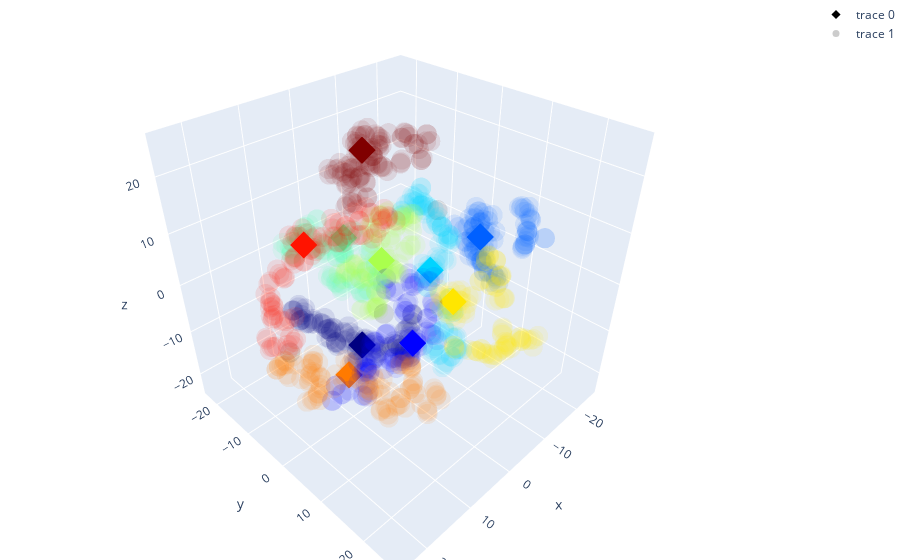

Notebook code cell kept with this figure:
### Code cell
# HDBSCAN clustering
# Compute HDBSCAN
hdb = HDBSCAN(min_samples=1, min_cluster_size=forward_expansion//2, max_cluster_size=forward_expansion, metric=cosine, store_centers="both").fit(actualVectors)

labels_HDBSCAN = hdb.labels_
print("num clusters found: ", len(set(labels_HDBSCAN)))
print("biggest cluster: ", max(labels_HDBSCAN, key=list(labels_HDBSCAN).count), " num elements: ", list(labels_HDBSCAN).count(max(labels_HDBSCAN, key=list(labels_HDBSCAN).count)))

# Create a color map that maps each unique label to a color
unique_labels = np.unique(labels_HDBSCAN)
unique_labels = unique_labels[unique_labels != -1]
print("unique_labels: ", len(unique_labels), unique_labels, "standard vectors len", len(standardVectors))

centroids = hdb.centroids_
medoids = hdb.medoids_

print("centroids: ", centroids.shape)
print("medoids: ", medoids.shape)

# reorder the labels to have colors matching the cluster results, using medoids which are closer to the standard vectors
unique_labels_reordered = []
can_be_reordered = True
for i in range(len(standardVectors)):
    #distances = np.linalg.norm(medoids - standardVectors[i], axis=1)
    distancesCosine = []
    for j in range(len(medoids)):
        distancesCosine.append(cosine(medoids[j], standardVectors[i]))
    closest_medoid = np.argmin(distancesCosine)
    
    if closest_medoid not in unique_labels_reordered:
        unique_labels_reordered.append(closest_medoid)
    else:
        print("closest_medoid already in unique_labels_reordered")
        can_be_reordered = False
        break

if not can_be_reordered:
    unique_labels_reordered = unique_labels

print("unique_labels_reordered: ", len(unique_labels_reordered), unique_labels_reordered)
#unique_labels = unique_labels_reordered


colors = plt.cm.jet(np.linspace(0, 1, len(unique_labels_reordered)))
color_map = dict(zip(unique_labels_reordered, colors))
marker_colors = [color_map[label] if label != -1 else np.array([0,0,0,1]) for label in labels_HDBSCAN]


# Create a trace for each type (centroids data)
traceStandard = go.Scatter3d(
    x=vectorsTSNE[types==0,0],
    y=vectorsTSNE[types==0,1],
    z=vectorsTSNE[types==0,2],
    mode='markers',
    marker=dict(
        size=7,
        color=colors,                # set color to an array/list of desired values
        opacity=1,
        symbol='diamond'
    )
)

# Create a trace for each type (centroids data)
traceActual = go.Scatter3d(
    x=vectorsTSNE[types==1,0],
    y=vectorsTSNE[types==1,1],
    z=vectorsTSNE[types==1,2],
    mode='markers',
    marker=dict(
        size=7,
        color=marker_colors,                # set color to an array/list of desired values
        opacity=0.1,
        symbol='circle'
    )
)

# Plot
data = [traceStandard, traceActual]

layout = go.Layout(
    margin=dict(
        l=0,
        r=0,
        b=0,
        t=0
    )
)

fig = go.Figure(data=data, layout=layout)
fig.show()

### Figure 1 — Plotly figure (JSON) as saved in the notebook; plotly's stock layout.template omitted (floating-point values rounded to 4 significant figures; data arrays with more than 128 entries replaced by an {"elided": "..."} marker saying what was removed)
{"data": [{"marker": {"color": [[0, 0, 0.5, 1], [0, 0, 0.9991, 1], [0, 0.3784, 1, 1], [0, 0.8333, 1, 1], [0.3004, 1, 0.6673, 1], [0.6673, 1, 0.3004, 1], [1, 0.9012, 0, 1], [1, 0.48, 0, 1], [0.9991, 0.07335, 0, 1], [0.5, 0, 0, 1]], "opacity": 1, "size": 7, "symbol": "diamond"}, "mode": "markers", "type": "scatter3d", "x": [0.8611, 8.257, -9.617, -13.53, -5.439, 1.652, -6.939, 12.68, 14.54, -3.0], "y": [-7.452, 12.76, 10.32, -3.682, -18.86, -0.8169, 7.695, 2.624, -3.922, -9.909], "z": [-17.97, -0.8089, 9.12, -6.001, -1.948, 4.674, -3.785, -11.13, 12.03, 19.68]}, {"marker": {"color": {"elided": "1000x4 float values"}, "opacity": 0.1, "size": 7, "symbol": "circle"}, "mode": "markers", "type": "scatter3d", "x": {"elided": "1000 float values"}, "y": {"elided": "1000 float values"}, "z": {"elided": "1000 float values"}}], "layout": {"margin": {"b": 0, "l": 0, "r": 0, "t": 0}}}
